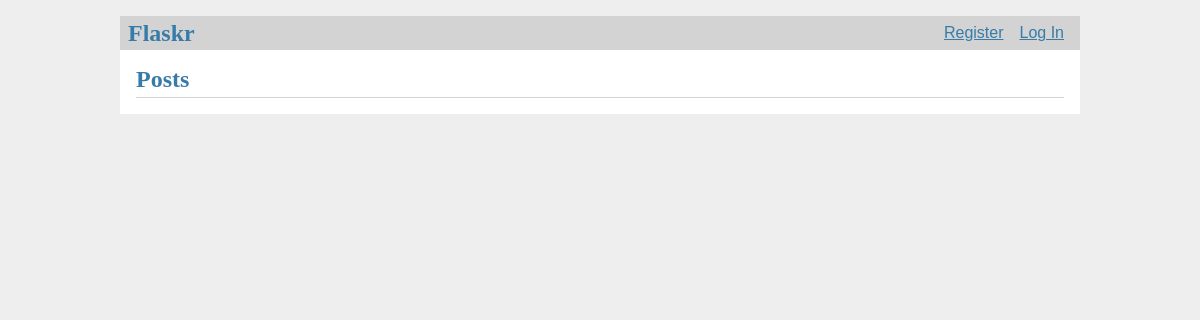
Before: / with the older database file.
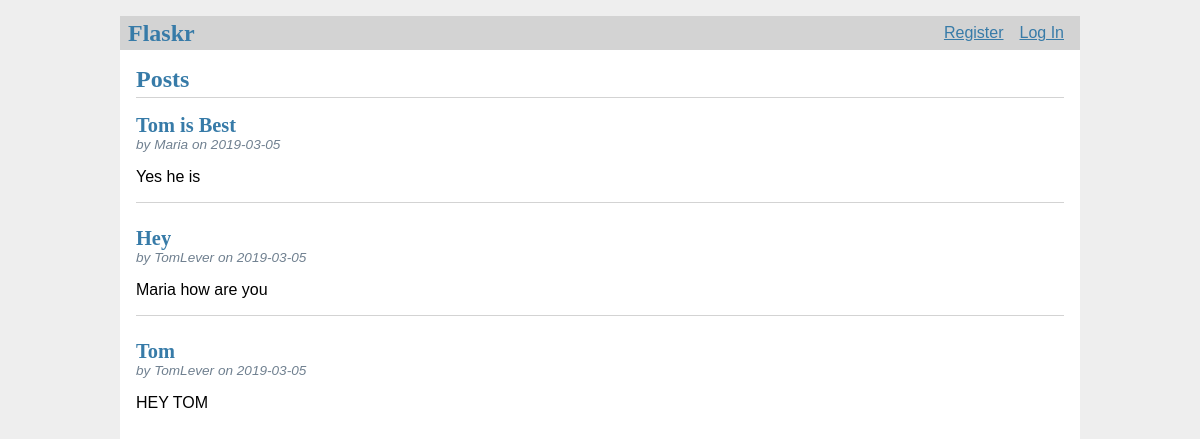
After: the same page with the newer database file.
### tables this page shows
CREATE TABLE post (
  id INTEGER PRIMARY KEY AUTOINCREMENT,
  author_id INTEGER NOT NULL,
  created TIMESTAMP NOT NULL DEFAULT CURRENT_TIMESTAMP,
  title TEXT NOT NULL,
  body TEXT NOT NULL,
  FOREIGN KEY (author_id) REFERENCES user (id)
);

CREATE TABLE user (
  id INTEGER PRIMARY KEY AUTOINCREMENT,
  username TEXT UNIQUE NOT NULL,
  password TEXT NOT NULL
);

### flaskr/blog.py (the view)
@bp.route('/')
def index():
    db = get_db()
    posts = db.execute(
        'SELECT p.id, title, body, created, author_id, username'
        ' FROM post p JOIN user u ON p.author_id = u.id'
        ' ORDER BY created DESC'
    ).fetchall()
    return render_template('blog/index.html', posts=posts)

### flaskr/auth.py (called while the page is built)
@bp.before_app_request
def load_logged_in_user():
    user_id = session.get('user_id')
    if user_id is None:
        g.user = None
    else:
        g.user = get_db().execute(
            'SELECT * FROM user WHERE id = ?', (user_id,)
        ).fetchone()

### flaskr/db.py (called while the page is built)
def get_db():
    if 'db' not in g:
        g.db = sqlite3.connect(
            current_app.config['DATABASE'],
            detect_types=sqlite3.PARSE_DECLTYPES
        )
        g.db.row_factory = sqlite3.Row
    return g.db

### flaskr/templates/blog/index.html (shortened to what this page needs)
{% extends 'base.html' %}
{% block header %}
  <h1>{% block title %}Posts{% endblock %}</h1>
{% endblock %}
{% block content %}
  {% for post in posts %}
    <article class="post">
      <header>
        <div>
          <h1>{{ post['title'] }}</h1>
          <div class="about">by {{ post['username'] }} on {{ post['created'].strftime('%Y-%m-%d') }}</div>
        </div>
      </header>
      <p class="body">{{ post['body'] }}</p>
    </article>
    {% if not loop.last %}
      <hr>
    {% endif %}
  {% endfor %}
{% endblock %}

### flaskr/templates/base.html (shortened to what this page needs)
<!doctype html>
<link rel="stylesheet" href="{{ url_for('static', filename='style.css') }}">
<nav>
  <h1>Flaskr</h1>
  <ul>
    {% if g.user %}
      <li><span>{{ g.user['username'] }}</span>
      <li><a href="{{ url_for('auth.logout') }}">Log Out</a>
    {% else %}
      <li><a href="{{ url_for('auth.register') }}">Register</a>
      <li><a href="{{ url_for('auth.login') }}">Log In</a>
    {% endif %}
  </ul>
</nav>
<section class="content">
  <header>
    {% block header %}{% endblock %}
  </header>
  {% block content %}{% endblock %}
</section>

### flaskr/static/style.css (style rules this page uses)
h1 { font-family: serif; color: #377ba8; margin: 1rem 0; }
a { color: #377ba8; }
hr { border: none; border-top: 1px solid lightgray; }
nav { background: lightgray; display: flex; align-items: center; padding: 0 0.5rem; }
nav h1 { flex: auto; margin: 0; }
nav ul { display: flex; list-style: none; margin: 0; padding: 0; }
nav ul li a, nav ul li span, header .action { display: block; padding: 0.5rem; }
.content { padding: 0 1rem 1rem; }
.content > header { border-bottom: 1px solid lightgray; display: flex; align-items: flex-end; }
.content > header h1 { flex: auto; margin: 1rem 0 0.25rem 0; }
.post > header { display: flex; align-items: flex-end; font-size: 0.85em; }
.post > header > div:first-of-type { flex: auto; }
.post > header h1 { font-size: 1.5em; margin-bottom: 0; }
.post .about { color: slategray; font-style: italic; }
.post .body { white-space: pre-line; }
.content:last-child { margin-bottom: 0; }

Changed rows visible on the page:
added post: title "Tom is Best", username "Maria", created "2019-03-05", body "Yes he is"
added post: title "Hey", username "TomLever", created "2019-03-05", body "Maria how are you"
added post: title "Tom", username "TomLever", created "2019-03-05", body "HEY TOM"
